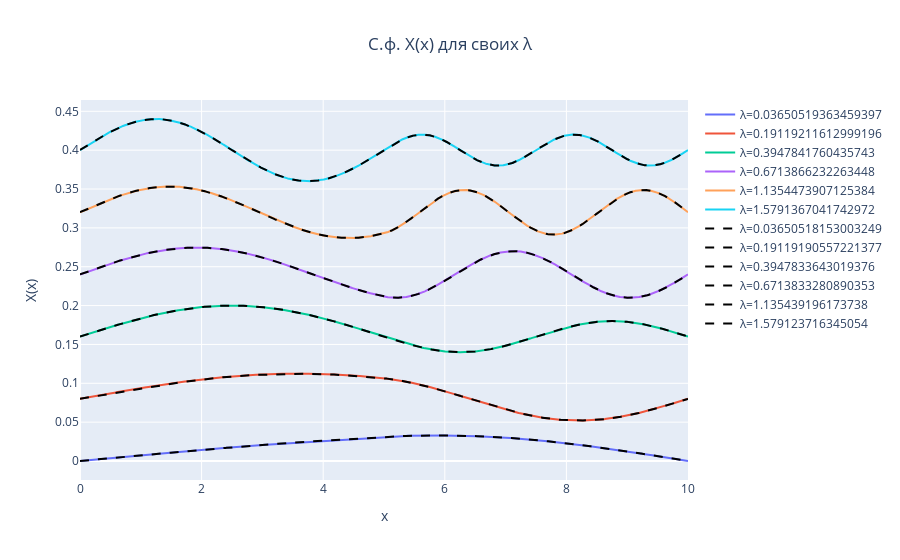

Notebook code for this chart:
### Code cell
fig = go.Figure()

sdvig = max(real_functions[0])
for i in range(len(real_lambds)):
    sdvig = max(max(real_functions[i]), sdvig)

sdvig *=2

for i in range(len(real_lambds)):
    fig.add_trace(go.Scatter(x=x, y = (real_functions[i]) + i * sdvig, name=f"λ={real_lambds[i]}", mode='lines'))
    
for i in range(len(num_lambds)):
    sgn = 1
    if real_functions[i][10] * num_func[i][10] < 0:
        sgn = -1
        
    fig.add_trace(go.Scatter(x=x, y= sgn * num_func[i] + i * sdvig, name=f"λ={num_lambds[i]}",
                             line=dict(color='black', dash='dash'),
                             mode='lines'))
fig.update_layout(
    title={'text': "С.ф. X(x) для своих λ",'x': 0.5,},
    xaxis_title='x',
    yaxis_title='X(x)'
)

fig.show()

### Figure 1 — Plotly figure (JSON) as saved in the notebook; plotly's stock layout.template omitted (floating-point values rounded to 4 significant figures; data arrays with more than 128 entries replaced by an {"elided": "..."} marker saying what was removed)
{"data": [{"mode": "lines", "name": "λ=0.03650519363459397", "type": "scatter", "x": {"elided": "2000 float values"}, "y": {"elided": "2000 float values"}}, {"mode": "lines", "name": "λ=0.19119211612999196", "type": "scatter", "x": {"elided": "2000 float values"}, "y": {"elided": "2000 float values"}}, {"mode": "lines", "name": "λ=0.3947841760435743", "type": "scatter", "x": {"elided": "2000 float values"}, "y": {"elided": "2000 float values"}}, {"mode": "lines", "name": "λ=0.6713866232263448", "type": "scatter", "x": {"elided": "2000 float values"}, "y": {"elided": "2000 float values"}}, {"mode": "lines", "name": "λ=1.1354473907125384", "type": "scatter", "x": {"elided": "2000 float values"}, "y": {"elided": "2000 float values"}}, {"mode": "lines", "name": "λ=1.5791367041742972", "type": "scatter", "x": {"elided": "2000 float values"}, "y": {"elided": "2000 float values"}}, {"line": {"color": "black", "dash": "dash"}, "mode": "lines", "name": "λ=0.03650518153003249", "type": "scatter", "x": {"elided": "2000 float values"}, "y": {"elided": "2000 float values"}}, {"line": {"color": "black", "dash": "dash"}, "mode": "lines", "name": "λ=0.19119190557221377", "type": "scatter", "x": {"elided": "2000 float values"}, "y": {"elided": "2000 float values"}}, {"line": {"color": "black", "dash": "dash"}, "mode": "lines", "name": "λ=0.3947833643019376", "type": "scatter", "x": {"elided": "2000 float values"}, "y": {"elided": "2000 float values"}}, {"line": {"color": "black", "dash": "dash"}, "mode": "lines", "name": "λ=0.6713833280890353", "type": "scatter", "x": {"elided": "2000 float values"}, "y": {"elided": "2000 float values"}}, {"line": {"color": "black", "dash": "dash"}, "mode": "lines", "name": "λ=1.135439196173738", "type": "scatter", "x": {"elided": "2000 float values"}, "y": {"elided": "2000 float values"}}, {"line": {"color": "black", "dash": "dash"}, "mode": "lines", "name": "λ=1.579123716345054", "type": "scatter", "x": {"elided": "2000 float values"}, "y": {"elided": "2000 float values"}}], "layout": {"title": {"text": "С.ф. X(x) для своих λ", "x": 0.5}, "xaxis": {"title": {"text": "x"}}, "yaxis": {"title": {"text": "X(x)"}}}}
